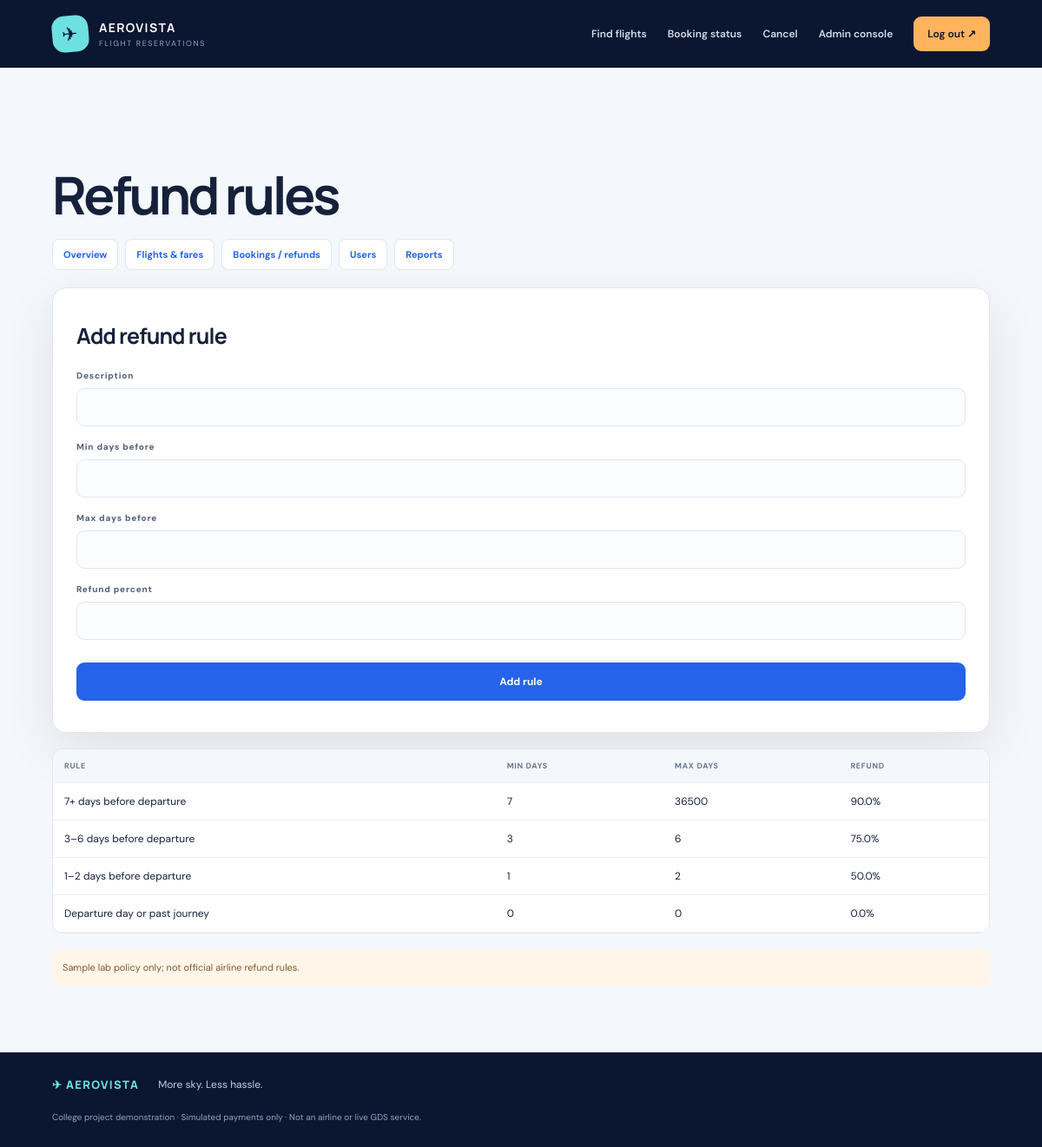
Page /admin/refund-rules (signed in) on the committed database.
### tables this page shows
CREATE TABLE refund_rules(id INTEGER PRIMARY KEY,min_days INTEGER,max_days INTEGER,refund_percent REAL,label TEXT);

### app.py (the view, shortened to what this page needs)
@app.route("/admin/refund-rules",methods=["GET","POST"])
@admin_required
def rules():
 with db() as c: rs=c.execute("SELECT * FROM refund_rules ORDER BY min_days DESC").fetchall()
 return render_template("admin/rules.html",rs=rs)

### app.py (called while the page is built)
def db():
 c=sqlite3.connect(DB); c.row_factory=sqlite3.Row; c.execute("PRAGMA foreign_keys=ON"); return c

def me():
 if not session.get("uid"): return None
 with db() as c: return c.execute("SELECT id,name,email,role FROM users WHERE id=?",(session["uid"],)).fetchone()

def admin_required(f):
 @wraps(f)
 def w(*a,**k):
  u=me()
  if not u or u["role"]!="admin": flash("Administrator access required.","danger"); return redirect(url_for("login"))
  return f(*a,**k)
 return w

@app.context_processor
def ctx(): return {"current_user":me(),"today":date.today().isoformat()}

### templates/admin/rules.html
{% extends "base.html" %}{% block content %}<section class="content"><h1>Refund rules</h1><div class="adminnav"><a href="{{ url_for('admin') }}">Overview</a><a href="{{ url_for('admin_flights') }}">Flights & fares</a><a href="{{ url_for('admin_bookings') }}">Bookings / refunds</a><a href="{{ url_for('admin_users') }}">Users</a><a href="{{ url_for('reports') }}">Reports</a></div><form class="panel" method="post"><h2>Add refund rule</h2><label>Description<input name="label" required></label><div class="grid2"><label>Min days before<input name="min_days" type="number" min="0" required></label><label>Max days before<input name="max_days" type="number" min="0" required></label><label>Refund percent<input name="percent" type="number" min="0" max="100" required></label></div><button class="btn">Add rule</button></form><div class="tablewrap"><table><tr><th>Rule</th><th>Min days</th><th>Max days</th><th>Refund</th></tr>{% for r in rs %}<tr><td>{{ r.label }}</td><td>{{ r.min_days }}</td><td>{{ r.max_days }}</td><td>{{ r.refund_percent }}%</td></tr>{% endfor %}</table></div><p class="note">Sample lab policy only; not official airline refund rules.</p></section>{% endblock %}

### static/style.css (style rules this page uses)
:root { --navy:#0b1630;--navy2:#13264a;--blue:#2563eb;--cyan:#6de0e2;--orange:#ffb35c;--ink:#15213a;--muted:#6f7d93;--paper:#f4f7fb;--line:#e1e7f0;--white:#fff;--shadow:0 20px 60px rgba(11,22,48,.09) }
* { box-sizing:border-box }
html { scroll-behavior:smooth }
body { margin:0;background:var(--paper);color:var(--ink);font-family:'DM Sans',sans-serif;font-size:15px }
a { color:var(--blue);text-decoration:none }
h1,h2,h3,b,strong { font-family:Manrope,'DM Sans',sans-serif }
h1 { font-size:clamp(2.2rem,5vw,4.3rem);letter-spacing:-.055em;line-height:1.04;margin:15px 0 }
h2 { letter-spacing:-.035em }
p { line-height:1.65;color:var(--muted) }
.search-fields label,.panel label { display:flex;flex-direction:column;gap:8px;font-size:10px;font-weight:800;letter-spacing:.08em;color:#53627a }
.btn { display:inline-flex;justify-content:center;align-items:center;gap:12px;border:0;border-radius:9px;padding:14px 18px;background:var(--blue);color:white;font:700 12px 'DM Sans';cursor:pointer;transition:transform .15s,background .15s }
.content { max-width:1250px;margin:0 auto;padding:100px 5% 65px }
.panel { background:white;padding:27px;border:1px solid var(--line);border-radius:16px;box-shadow:var(--shadow) }
.panel h2 { margin:10px 0 22px;font-size:25px }
.panel label { margin:17px 0 }
.panel input,.panel select,.panel textarea { width:100%;border:1px solid var(--line);border-radius:9px;padding:12px 13px;font:500 14px 'DM Sans';letter-spacing:0;color:var(--ink);background:#fbfcfe }
.panel .btn { width:100%;margin:9px 0 }
.note { padding:12px;background:#fff5e9;border-radius:8px;color:#7e5a29;font-size:11px;line-height:1.7 }
.adminnav { display:flex;flex-wrap:wrap;gap:8px;margin:20px 0 }
.adminnav a { background:white;border:1px solid var(--line);padding:10px 12px;border-radius:8px;font-size:11px;font-weight:700 }
.tablewrap { overflow-x:auto;background:white;border:1px solid var(--line);border-radius:12px;margin:18px 0 }
table { width:100%;border-collapse:collapse;font-size:12px }
th,td { text-align:left;padding:13px;border-bottom:1px solid #edf0f5;vertical-align:top }
th { background:#f4f7fb;color:#687790;font-size:9px;letter-spacing:.08em;text-transform:uppercase }

### rows in the picture
refund_rules: label "7+ days before departure", min_days "7", max_days "36500", refund_percent "90.0"
refund_rules: label "3–6 days before departure", min_days "3", max_days "6", refund_percent "75.0"
refund_rules: label "1–2 days before departure", min_days "1", max_days "2", refund_percent "50.0"
refund_rules: label "Departure day or past journey", min_days "0", max_days "0", refund_percent "0.0"
